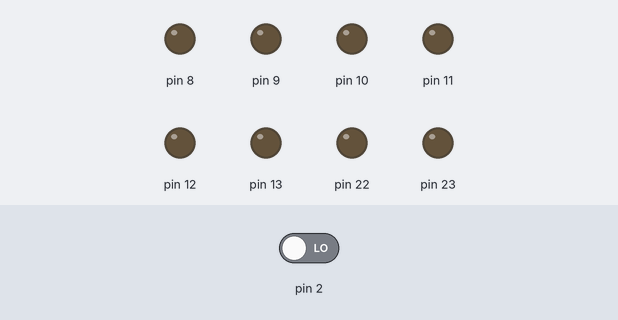
This sketch was run on a simulated Arduino Uno, built with avr-gcc and run on an emulated ATmega328P. On the bench: output pins drawn as LEDs (lit = HIGH). Inputs (shaded band) come from the test bench; at power-on: pin 2 LOW.

Above: at 0.8 s.
0.9 s: pin 2 driven HIGH
At 3.8 s:
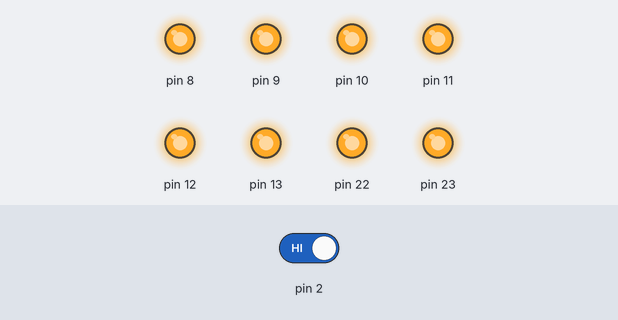
3.9 s: pin 2 driven LOW
At 4.7 s:
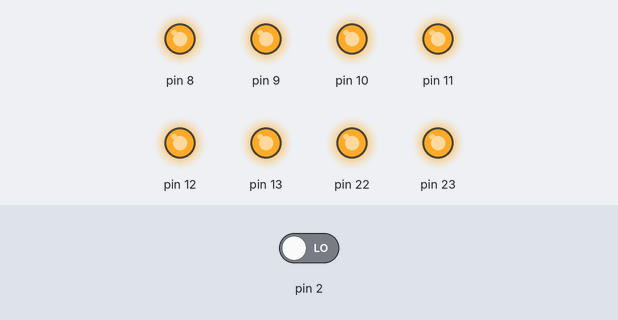
Timing chart, 0 to 6.9 s (numbered marks = the images above; inputs shaded):
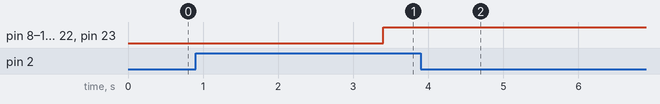

Measured:
- after the input at 0.9 s, pin 8–13, pin 22, pin 23: LOW → HIGH after 2.5 s
- after the input at 3.9 s, pin 8–13, pin 22, pin 23: stays HIGH (without the input it goes to LOW after 2.0 s)

The sketch:

Exp_12_Obs_3.ino
```cpp
#include<avr/io.h>
#include<util/delay.h>
#define checkbit(x,y)((x)&(y))
#define bitn(p)(0x01<<(p))
int main(void)
{
  DDRB =0xFF;
  DDRD =0x00;
  int count =0;
  while(1)
{
  if(checkbit(PIND, bitn(2)))
  {
    count++;
    _delay_ms(500);
  }

  if (count == 5)
  {
    PORTB = 0xFF;
  }

  if(count == 10)
  {
    PORTB = 0x00;
  }

  if (count == 11)
  {
    count = 1;
  }
 }
}
```
